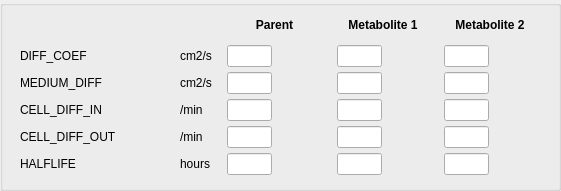
           <widget class="QGroupBox" name="groupBox_Drug_GB1">
            <property name="geometry">
             <rect>
              <x>30</x>
              <y>80</y>
              <width>561</width>
              <height>191</height>
             </rect>
            </property>
            <property name="title">
             <string/>
            </property>
            <widget class="QWidget" name="gridLayoutWidget_11">
             <property name="geometry">
              <rect>
               <x>10</x>
               <y>10</y>
               <width>541</width>
               <height>165</height>
              </rect>
             </property>
             <layout class="QGridLayout" name="gridLayout_GL13">
              <property name="spacing">
               <number>5</number>
              </property>
              <item row="0" column="4">
               <widget class="QLabel" name="alabel_3">
                <property name="minimumSize">
                 <size>
                  <width>92</width>
                  <height>0</height>
                 </size>
                </property>
                <property name="maximumSize">
                 <size>
                  <width>92</width>
                  <height>16777215</height>
                 </size>
                </property>
                <property name="font">
                 <font>
                  <weight>75</weight>
                  <bold>true</bold>
                 </font>
                </property>
                <property name="text">
                 <string>Metabolite 2</string>
                </property>
                <property name="alignment">
                 <set>Qt::AlignCenter</set>
                </property>
               </widget>
              </item>
              <item row="0" column="3">
               <widget class="QLabel" name="alabel_metab1_3">
                <property name="minimumSize">
                 <size>
                  <width>92</width>
                  <height>0</height>
                 </size>
                </property>
                <property name="maximumSize">
                 <size>
                  <width>92</width>
                  <height>16777215</height>
                 </size>
                </property>
                <property name="font">
                 <font>
                  <weight>75</weight>
                  <bold>true</bold>
                 </font>
                </property>
                <property name="text">
                 <string>Metabolite 1</string>
                </property>
                <property name="alignment">
                 <set>Qt::AlignCenter</set>
                </property>
               </widget>
              </item>
              <item row="0" column="2">
               <widget class="QLabel" name="alabel_parent_3">
                <property name="minimumSize">
                 <size>
                  <width>95</width>
                  <height>0</height>
                 </size>
                </property>
                <property name="maximumSize">
                 <size>
                  <width>95</width>
                  <height>16777215</height>
                 </size>
                </property>
                <property name="font">
                 <font>
                  <weight>75</weight>
                  <bold>true</bold>
                 </font>
                </property>
                <property name="text">
                 <string>Parent</string>
                </property>
                <property name="alignment">
                 <set>Qt::AlignCenter</set>
                </property>
               </widget>
              </item>
              <item row="1" column="4">
               <widget class="QLineEdit" name="line_METAB2_0">
                <property name="maximumSize">
                 <size>
                  <width>45</width>
                  <height>16777215</height>
                 </size>
                </property>
               </widget>
              </item>
              <item row="1" column="3">
               <widget class="QLineEdit" name="line_METAB1_0">
                <property name="maximumSize">
                 <size>
                  <width>45</width>
                  <height>16777215</height>
                 </size>
                </property>
               </widget>
              </item>
              <item row="1" column="2">
               <widget class="QLineEdit" name="line_PARENT_0">
                <property name="sizePolicy">
                 <sizepolicy hsizetype="Expanding" vsizetype="Fixed">
                  <horstretch>0</horstretch>
                  <verstretch>0</verstretch>
                 </sizepolicy>
                </property>
                <property name="minimumSize">
                 <size>
                  <width>45</width>
                  <height>0</height>
                 </size>
                </property>
                <property name="maximumSize">
                 <size>
                  <width>45</width>
                  <height>16777215</height>
                 </size>
                </property>
                <property name="baseSize">
                 <size>
                  <width>0</width>
                  <height>0</height>
                 </size>
                </property>
                <property name="layoutDirection">
                 <enum>Qt::LeftToRight</enum>
                </property>
                <property name="text">
                 <string/>
                </property>
                <property name="alignment">
                 <set>Qt::AlignRight|Qt::AlignTrailing|Qt::AlignVCenter</set>
                </property>
               </widget>
              </item>
              <item row="1" column="1">
               <widget class="QLabel" name="units_diffcoef_7">
                <property name="maximumSize">
                 <size>
                  <width>32</width>
                  <height>16777215</height>
                 </size>
                </property>
                <property name="text">
                 <string>cm2/s</string>
                </property>
               </widget>
              </item>
              <item row="1" column="0">
               <widget class="QLabel" name="label_PARENT_0">
                <property name="minimumSize">
                 <size>
                  <width>145</width>
                  <height>0</height>
                 </size>
                </property>
                <property name="maximumSize">
                 <size>
                  <width>145</width>
                  <height>16777215</height>
                 </size>
                </property>
                <property name="text">
                 <string>DIFF_COEF</string>
                </property>
               </widget>
              </item>
              <item row="2" column="2">
               <widget class="QLineEdit" name="line_PARENT_1">
                <property name="minimumSize">
                 <size>
                  <width>45</width>
                  <height>0</height>
                 </size>
                </property>
                <property name="maximumSize">
                 <size>
                  <width>45</width>
                  <height>16777215</height>
                 </size>
                </property>
                <property name="alignment">
                 <set>Qt::AlignRight|Qt::AlignTrailing|Qt::AlignVCenter</set>
                </property>
               </widget>
              </item>
              <item row="2" column="1">
               <widget class="QLabel" name="units_diffcoef_8">
                <property name="maximumSize">
                 <size>
                  <width>32</width>
                  <height>16777215</height>
                 </size>
                </property>
                <property name="text">
                 <string>cm2/s</string>
                </property>
               </widget>
              </item>
              <item row="2" column="0">
               <widget class="QLabel" name="label_PARENT_1">
                <property name="maximumSize">
                 <size>
                  <width>145</width>
                  <height>16777215</height>
                 </size>
                </property>
                <property name="text">
                 <string>MEDIUM_DIFF</string>
                </property>
               </widget>
              </item>
              <item row="3" column="2">
               <widget class="QLineEdit" name="line_PARENT_2">
                <property name="maximumSize">
                 <size>
                  <width>45</width>
                  <height>16777215</height>
                 </size>
                </property>
                <property name="alignment">
                 <set>Qt::AlignRight|Qt::AlignTrailing|Qt::AlignVCenter</set>
                </property>
               </widget>
              </item>
              <item row="3" column="0">
               <widget class="QLabel" name="label_PARENT_2">
                <property name="maximumSize">
                 <size>
                  <width>145</width>
                  <height>16777215</height>
                 </size>
                </property>
                <property name="text">
                 <string>CELL_DIFF_IN</string>
                </property>
               </widget>
              </item>
              <item row="5" column="2">
               <widget class="QLineEdit" name="line_PARENT_4">
                <property name="enabled">
                 <bool>true</bool>
                </property>
                <property name="maximumSize">
                 <size>
                  <width>45</width>
                  <height>16777215</height>
                 </size>
                </property>
                <property name="alignment">
                 <set>Qt::AlignRight|Qt::AlignTrailing|Qt::AlignVCenter</set>
                </property>
               </widget>
              </item>
              <item row="5" column="1">
               <widget class="QLabel" name="units_halflife_3">
                <property name="minimumSize">
                 <size>
                  <width>32</width>
                  <height>0</height>
                 </size>
                </property>
                <property name="maximumSize">
                 <size>
                  <width>32</width>
                  <height>16777215</height>
                 </size>
                </property>
                <property name="text">
                 <string>hours     </string>
                </property>
               </widget>
              </item>
              <item row="5" column="0">
               <widget class="QLabel" name="label_PARENT_4">
                <property name="maximumSize">
                 <size>
                  <width>145</width>
                  <height>16777215</height>
                 </size>
                </property>
                <property name="font">
                 <font>
                  <weight>50</weight>
                  <bold>false</bold>
                 </font>
                </property>
                <property name="text">
                 <string>HALFLIFE</string>
                </property>
               </widget>
              </item>
              <item row="4" column="0">
               <widget class="QLabel" name="label_PARENT_3">
                <property name="maximumSize">
                 <size>
                  <width>145</width>
                  <height>16777215</height>
                 </size>
                </property>
                <property name="text">
                 <string>CELL_DIFF_OUT</string>
                </property>
               </widget>
              </item>
              <item row="4" column="2">
               <widget class="QLineEdit" name="line_PARENT_3">
                <property name="maximumSize">
                 <size>
                  <width>45</width>
                  <height>16777215</height>
                 </size>
                </property>
                <property name="alignment">
                 <set>Qt::AlignRight|Qt::AlignTrailing|Qt::AlignVCenter</set>
                </property>
               </widget>
              </item>
              <item row="3" column="1">
               <widget class="QLabel" name="units_NIM_diff_in_2">
                <property name="text">
                 <string>/min</string>
                </property>
               </widget>
              </item>
              <item row="4" column="1">
               <widget class="QLabel" name="units_NIM_diff_out_2">
                <property name="text">
                 <string>/min</string>
                </property>
               </widget>
              </item>
              <item row="2" column="3">
               <widget class="QLineEdit" name="line_METAB1_1">
                <property name="maximumSize">
                 <size>
                  <width>45</width>
                  <height>16777215</height>
                 </size>
                </property>
               </widget>
              </item>
              <item row="3" column="3">
               <widget class="QLineEdit" name="line_METAB1_2">
                <property name="maximumSize">
                 <size>
                  <width>45</width>
                  <height>16777215</height>
                 </size>
                </property>
               </widget>
              </item>
              <item row="4" column="3">
               <widget class="QLineEdit" name="line_METAB1_3">
                <property name="maximumSize">
                 <size>
                  <width>45</width>
                  <height>16777215</height>
                 </size>
                </property>
               </widget>
              </item>
              <item row="5" column="3">
               <widget class="QLineEdit" name="line_METAB1_4">
                <property name="maximumSize">
                 <size>
                  <width>45</width>
                  <height>16777215</height>
                 </size>
                </property>
               </widget>
              </item>
              <item row="2" column="4">
               <widget class="QLineEdit" name="line_METAB2_1">
                <property name="maximumSize">
                 <size>
                  <width>45</width>
                  <height>16777215</height>
                 </size>
                </property>
               </widget>
              </item>
              <item row="3" column="4">
               <widget class="QLineEdit" name="line_METAB2_2">
                <property name="maximumSize">
                 <size>
                  <width>45</width>
                  <height>16777215</height>
                 </size>
                </property>
               </widget>
              </item>
              <item row="4" column="4">
               <widget class="QLineEdit" name="line_METAB2_3">
                <property name="maximumSize">
                 <size>
                  <width>45</width>
                  <height>16777215</height>
                 </size>
                </property>
               </widget>
              </item>
              <item row="5" column="4">
               <widget class="QLineEdit" name="line_METAB2_4">
                <property name="maximumSize">
                 <size>
                  <width>45</width>
                  <height>16777215</height>
                 </size>
                </property>
               </widget>
              </item>
             </layout>
            </widget>
           </widget>
